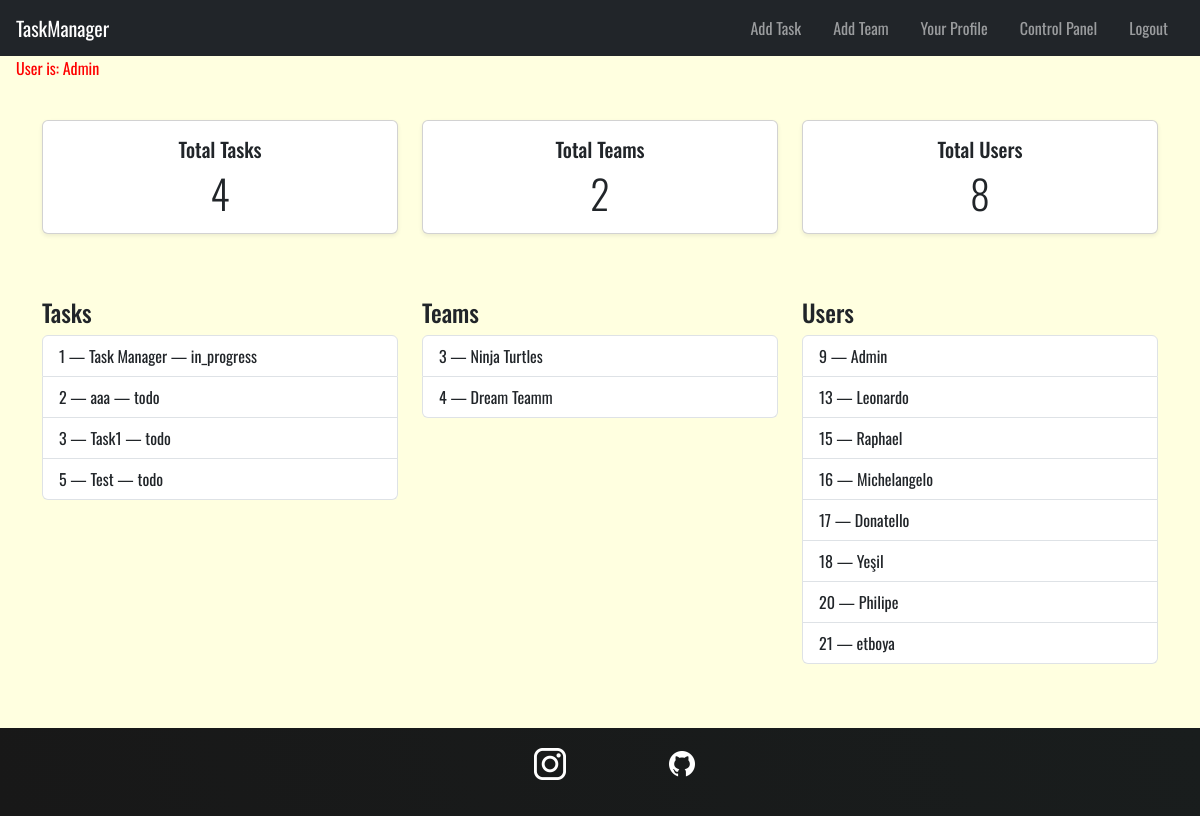
/control-panel/ (signed in), run on an earlier commit of the app's database.
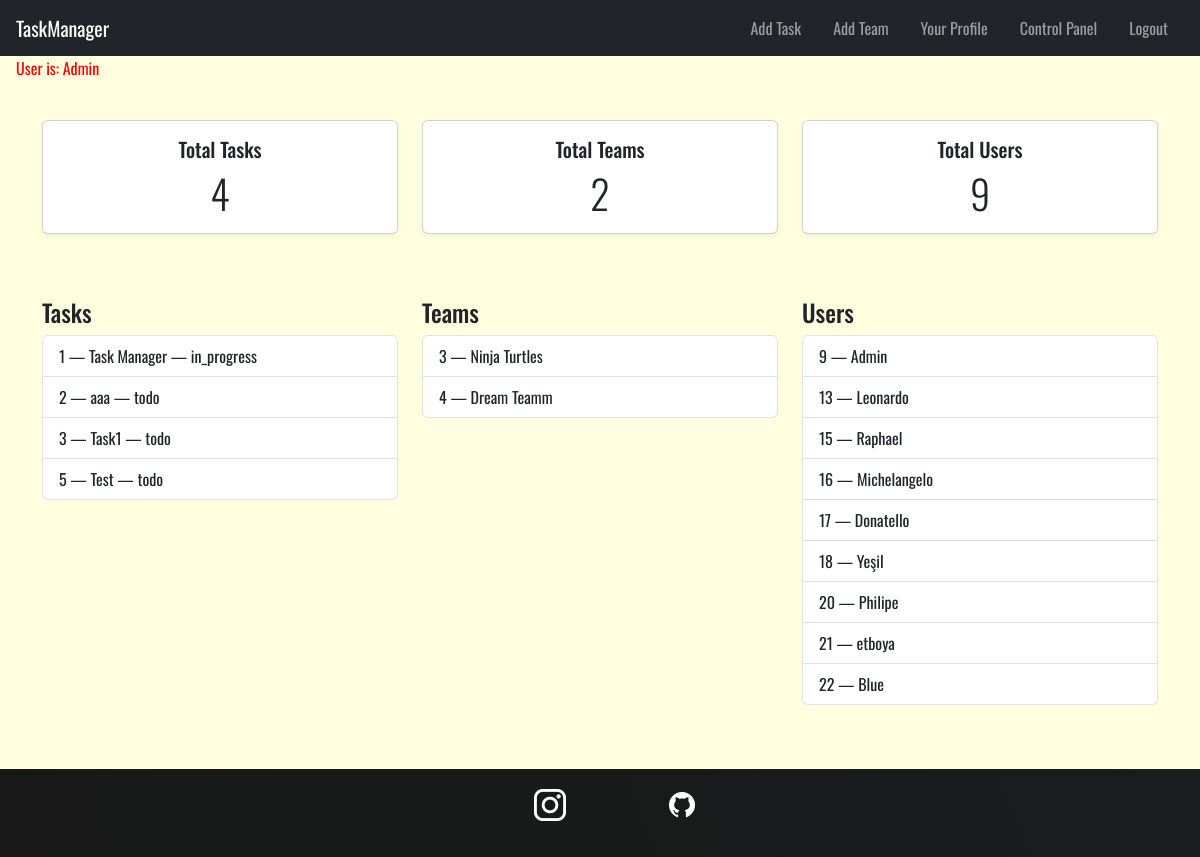
And on a later commit of the database.
### tasks/models.py (models this page shows, shortened)
class Task(models.Model):
    STATUS_CHOICES = [
        ('todo', 'To Do'),
        ('in_progress', 'In Progress'),
        ('done', 'Done'),
    ]
    private = models.BooleanField(blank=False,default=False) # if it is false every one can see it , users & teams associated
    creator = models.ForeignKey(User,on_delete=models.CASCADE, related_name='created_tasks')
    title = models.CharField(max_length=200)
    status = models.CharField(max_length=20, choices=STATUS_CHOICES, default='todo')
    description = models.TextField(blank=True)
    users = models.ManyToManyField(User, related_name='tasks')  # Users assigned to the task
    teams = models.ManyToManyField(Team, related_name='tasks' , blank=True)  # Teams related to the task
    subtasks = models.ManyToManyField('self', symmetrical=False, blank=True, related_name='parent_tasks')  # Optional sub-task linkage
    created_at = models.DateTimeField(auto_now_add=True)
    updated_at = models.DateTimeField(auto_now=True)
    deadline = models.DateTimeField(null=True, blank=True)

class Team(models.Model): # One user can be a team
    name = models.CharField(max_length=100)
    users = models.ManyToManyField(User, related_name='teams')

class UserProfile(models.Model):
    user = models.OneToOneField(User, on_delete=models.CASCADE)# if we delete user we delete theri profile too
    description = models.TextField(blank=True)
    image = models.ImageField(max_length=500,default="profile_pictures/placeholder.png",upload_to="profile_pictures")

### tasks/views.py (the view)
# urls.py: path("control-panel/", views.admin_index, name="control_panel"),
@login_required
def admin_index(request):
    if not request.user.is_superuser: # Only admin can access this page
        return HttpResponse("You are not authorized to acces this page.")
    task_list = Task.objects.all() # rn they (task_list) are objects
    team_list = Team.objects.all()
    user_list = UserProfile.objects.all()
    task_count = task_list.count() # count metod counts all the elements in the list
    team_count = team_list.count()
    user_count = user_list.count()
    context = { # we use this to create dynamique pages we use this variable as an attribute | we use the content in it like objects
        "task_list":task_list,
        "team_list":team_list,
        "user_list":user_list,
        "user_count": user_count,
        "team_count": team_count,
        'task_count': task_count,
        "current_user": request.user, # after login it contains current users information
    }
    return render(request,"admin-index.html",context)

### tasks/templates/admin-index.html
{% extends 'base.html' %} {% block body %}
<div class="container my-4">
  <section class="row text-center mb-5">
    <article class="col-md-4 mb-3">
      <div class="card h-100 shadow-sm">
        <div class="card-body">
          <h5 class="card-title">Total Tasks</h5>
          <p class="card-text display-6">{{ task_count }}</p>
        </div>
      </div>
    </article>
    <article class="col-md-4 mb-3">
      <div class="card h-100 shadow-sm">
        <div class="card-body">
          <h5 class="card-title">Total Teams</h5>
          <p class="card-text display-6">{{ team_count }}</p>
        </div>
      </div>
    </article>
    <article class="col-md-4 mb-3">
      <div class="card h-100 shadow-sm">
        <div class="card-body">
          <h5 class="card-title">Total Users</h5>
          <p class="card-text display-6">{{ user_count }}</p>
        </div>
      </div>
    </article>
  </section>
  <section class="row">
    <article class="col-lg-4 mb-4">
      <h4>Tasks</h4>
      <ul class="list-group">
        {% for task in task_list %}
        <a
          href="{% url 'task:detail_task' task.id %}"
          class="list-group-item list-group-item-action"
        >
          {{ task.id }} — {{ task.title }} — {{ task.status|default:"todo" }}
        </a>
        {% empty %}
        <div class="list-group-item">No tasks available.</div>
        {% endfor %}
      </ul>
    </article>
    <article class="col-lg-4 mb-4">
      <h4>Teams</h4>
      <ul class="list-group">
        {% for team in team_list %}
        <a
          href="{% url 'task:detail_team' team.id %}"
          class="list-group-item list-group-item-action"
        >
          {{ team.id }} — {{ team.name }}
        </a>
        {% empty %}
        <div class="list-group-item">No teams available.</div>
        {% endfor %}
      </ul>
    </article>
    <article class="col-lg-4 mb-4">
      <h4>Users</h4>
      <ul class="list-group">
        {% for user in user_list %}
        <a
          href="{% url 'task:detail_user' user.id %}"
          class="list-group-item list-group-item-action"
        >
          {{ user.id }} — {{ user.user.username }}
        </a>
        {% empty %}
        <div class="list-group-item">No users available.</div>
        {% endfor %}
      </ul>
    </article>
  </section>
</div>
{% endblock %}

What changed in the data, as far as the page shows it:
added UserProfile: id "22", user.username "Blue"
Also different on the page:
{{ user_count }}: "8" → "9"
